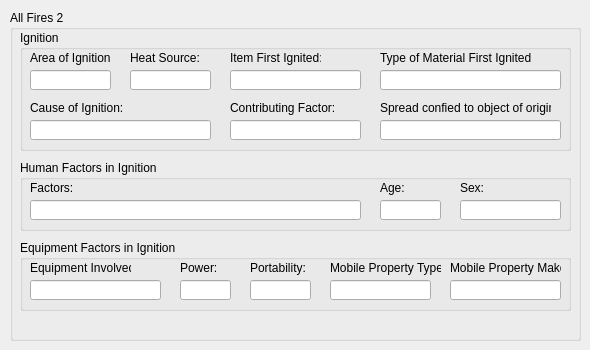
    <widget class="QWidget" name="tab_5">
     <attribute name="title">
      <string>All Fires 2</string>
     </attribute>
     <widget class="QGroupBox" name="groupBox_13">
      <property name="geometry">
       <rect>
        <x>10</x>
        <y>10</y>
        <width>571</width>
        <height>331</height>
       </rect>
      </property>
      <property name="title">
       <string>All Fires 2</string>
      </property>
      <widget class="QGroupBox" name="groupBox_14">
       <property name="geometry">
        <rect>
         <x>10</x>
         <y>20</y>
         <width>551</width>
         <height>121</height>
        </rect>
       </property>
       <property name="title">
        <string>Ignition</string>
       </property>
       <widget class="QLabel" name="label_72">
        <property name="geometry">
         <rect>
          <x>10</x>
          <y>20</y>
          <width>81</width>
          <height>16</height>
         </rect>
        </property>
        <property name="text">
         <string>Area of Ignition:</string>
        </property>
       </widget>
       <widget class="QLabel" name="label_73">
        <property name="geometry">
         <rect>
          <x>110</x>
          <y>20</y>
          <width>81</width>
          <height>16</height>
         </rect>
        </property>
        <property name="text">
         <string>Heat Source:</string>
        </property>
       </widget>
       <widget class="QLabel" name="label_74">
        <property name="geometry">
         <rect>
          <x>210</x>
          <y>20</y>
          <width>91</width>
          <height>16</height>
         </rect>
        </property>
        <property name="text">
         <string>Item First Ignited:</string>
        </property>
       </widget>
       <widget class="QLabel" name="label_75">
        <property name="geometry">
         <rect>
          <x>360</x>
          <y>20</y>
          <width>151</width>
          <height>16</height>
         </rect>
        </property>
        <property name="text">
         <string>Type of Material First Ignited:</string>
        </property>
       </widget>
       <widget class="QLineEdit" name="DB_TEXT_AF2_AreaOfIgnition">
        <property name="geometry">
         <rect>
          <x>10</x>
          <y>40</y>
          <width>81</width>
          <height>20</height>
         </rect>
        </property>
       </widget>
       <widget class="QLineEdit" name="DB_TEXT_AF2_HeatSource">
        <property name="geometry">
         <rect>
          <x>110</x>
          <y>40</y>
          <width>81</width>
          <height>20</height>
         </rect>
        </property>
       </widget>
       <widget class="QLineEdit" name="DB_TEXT_AF2_ItemFirstIgnited">
        <property name="geometry">
         <rect>
          <x>210</x>
          <y>40</y>
          <width>131</width>
          <height>20</height>
         </rect>
        </property>
       </widget>
       <widget class="QLineEdit" name="DB_TEXT_AF2_TypeMaterialFirstIgnited">
        <property name="geometry">
         <rect>
          <x>360</x>
          <y>40</y>
          <width>181</width>
          <height>20</height>
         </rect>
        </property>
       </widget>
       <widget class="QLabel" name="label_76">
        <property name="geometry">
         <rect>
          <x>210</x>
          <y>70</y>
          <width>111</width>
          <height>16</height>
         </rect>
        </property>
        <property name="text">
         <string>Contributing Factor:</string>
        </property>
       </widget>
       <widget class="QLineEdit" name="DB_TEXT_AF2_ContributingFactor">
        <property name="geometry">
         <rect>
          <x>210</x>
          <y>90</y>
          <width>131</width>
          <height>20</height>
         </rect>
        </property>
       </widget>
       <widget class="QLineEdit" name="DB_TEXT_AF2_CauseOfIgnition">
        <property name="geometry">
         <rect>
          <x>10</x>
          <y>90</y>
          <width>181</width>
          <height>20</height>
         </rect>
        </property>
       </widget>
       <widget class="QLabel" name="label_77">
        <property name="geometry">
         <rect>
          <x>10</x>
          <y>70</y>
          <width>111</width>
          <height>16</height>
         </rect>
        </property>
        <property name="text">
         <string>Cause of Ignition:</string>
        </property>
       </widget>
       <widget class="QLabel" name="label_78">
        <property name="geometry">
         <rect>
          <x>360</x>
          <y>70</y>
          <width>171</width>
          <height>16</height>
         </rect>
        </property>
        <property name="text">
         <string>Spread confied to object of origin?</string>
        </property>
       </widget>
       <widget class="QLineEdit" name="DB_TEXT_AF2_SpreadConfined">
        <property name="geometry">
         <rect>
          <x>360</x>
          <y>90</y>
          <width>181</width>
          <height>20</height>
         </rect>
        </property>
       </widget>
      </widget>
      <widget class="QGroupBox" name="groupBox_15">
       <property name="geometry">
        <rect>
         <x>10</x>
         <y>150</y>
         <width>551</width>
         <height>71</height>
        </rect>
       </property>
       <property name="title">
        <string>Human Factors in Ignition</string>
       </property>
       <widget class="QLabel" name="label_79">
        <property name="geometry">
         <rect>
          <x>10</x>
          <y>20</y>
          <width>81</width>
          <height>16</height>
         </rect>
        </property>
        <property name="text">
         <string>Factors:</string>
        </property>
       </widget>
       <widget class="QLabel" name="label_81">
        <property name="geometry">
         <rect>
          <x>360</x>
          <y>20</y>
          <width>31</width>
          <height>16</height>
         </rect>
        </property>
        <property name="text">
         <string>Age:</string>
        </property>
       </widget>
       <widget class="QLabel" name="label_82">
        <property name="geometry">
         <rect>
          <x>440</x>
          <y>20</y>
          <width>31</width>
          <height>16</height>
         </rect>
        </property>
        <property name="text">
         <string>Sex:</string>
        </property>
       </widget>
       <widget class="QLineEdit" name="DB_TEXT_AF2_HumanFactors">
        <property name="geometry">
         <rect>
          <x>10</x>
          <y>40</y>
          <width>331</width>
          <height>20</height>
         </rect>
        </property>
       </widget>
       <widget class="QLineEdit" name="DB_TEXT_AF2_HumanFactorsAge">
        <property name="geometry">
         <rect>
          <x>360</x>
          <y>40</y>
          <width>61</width>
          <height>20</height>
         </rect>
        </property>
       </widget>
       <widget class="QLineEdit" name="DB_TEXT_AF2_HumanFactorsSex">
        <property name="geometry">
         <rect>
          <x>440</x>
          <y>40</y>
          <width>101</width>
          <height>20</height>
         </rect>
        </property>
       </widget>
      </widget>
      <widget class="QGroupBox" name="groupBox_16">
       <property name="geometry">
        <rect>
         <x>10</x>
         <y>230</y>
         <width>551</width>
         <height>71</height>
        </rect>
       </property>
       <property name="title">
        <string>Equipment Factors in Ignition</string>
       </property>
       <widget class="QLabel" name="label_80">
        <property name="geometry">
         <rect>
          <x>10</x>
          <y>20</y>
          <width>101</width>
          <height>16</height>
         </rect>
        </property>
        <property name="text">
         <string>Equipment Involved:</string>
        </property>
       </widget>
       <widget class="QLabel" name="label_84">
        <property name="geometry">
         <rect>
          <x>160</x>
          <y>20</y>
          <width>41</width>
          <height>16</height>
         </rect>
        </property>
        <property name="text">
         <string>Power:</string>
        </property>
       </widget>
       <widget class="QLabel" name="label_85">
        <property name="geometry">
         <rect>
          <x>230</x>
          <y>20</y>
          <width>61</width>
          <height>16</height>
         </rect>
        </property>
        <property name="text">
         <string>Portability:</string>
        </property>
       </widget>
       <widget class="QLineEdit" name="DB_TEXT_AF2_EquipmentFactors">
        <property name="geometry">
         <rect>
          <x>10</x>
          <y>40</y>
          <width>131</width>
          <height>20</height>
         </rect>
        </property>
       </widget>
       <widget class="QLineEdit" name="DB_TEXT_AF2_EquipmentFactorsPower">
        <property name="geometry">
         <rect>
          <x>160</x>
          <y>40</y>
          <width>51</width>
          <height>20</height>
         </rect>
        </property>
       </widget>
       <widget class="QLineEdit" name="DB_TEXT_AF2_EquipmentFactorsPortability">
        <property name="geometry">
         <rect>
          <x>230</x>
          <y>40</y>
          <width>61</width>
          <height>20</height>
         </rect>
        </property>
       </widget>
       <widget class="QLabel" name="label_86">
        <property name="geometry">
         <rect>
          <x>310</x>
          <y>20</y>
          <width>111</width>
          <height>16</height>
         </rect>
        </property>
        <property name="text">
         <string>Mobile Property Type:</string>
        </property>
       </widget>
       <widget class="QLineEdit" name="DB_TEXT_AF2_MobilePropertyMake">
        <property name="geometry">
         <rect>
          <x>430</x>
          <y>40</y>
          <width>111</width>
          <height>20</height>
         </rect>
        </property>
       </widget>
       <widget class="QLabel" name="label_87">
        <property name="geometry">
         <rect>
          <x>430</x>
          <y>20</y>
          <width>111</width>
          <height>16</height>
         </rect>
        </property>
        <property name="text">
         <string>Mobile Property Make:</string>
        </property>
       </widget>
       <widget class="QLineEdit" name="DB_TEXT_AF2_MobilePropertyType">
        <property name="geometry">
         <rect>
          <x>310</x>
          <y>40</y>
          <width>101</width>
          <height>20</height>
         </rect>
        </property>
       </widget>
      </widget>
     </widget>
    </widget>
